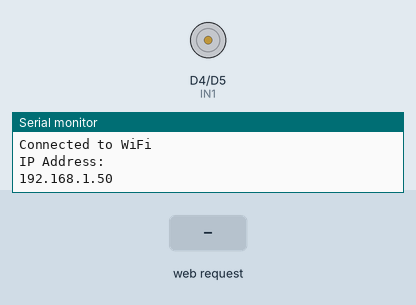
This sketch was run on a simulated ESP8266 (NodeMCU). Shown: motor-driver pin pairs drawn as motors (green arrow = first pin HIGH = forward, orange = second pin HIGH = backward, longer = more drive, scaled by the enable pin), the last lines printed to the serial monitor. The test bench sets the inputs (shaded band). WiFi joins after 1.5 s; servers stay silent unless stated.

Above: at 3.2 s.
3.3 s: HTTP request GET /control?command=tien received
At 3.7 s:
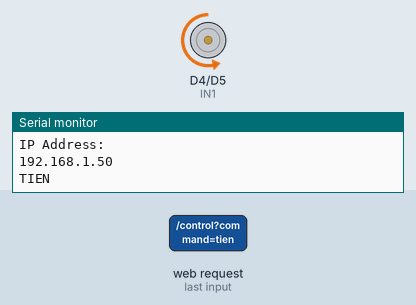
4.8 s: HTTP request GET /control?command=lui received
At 6.0 s:
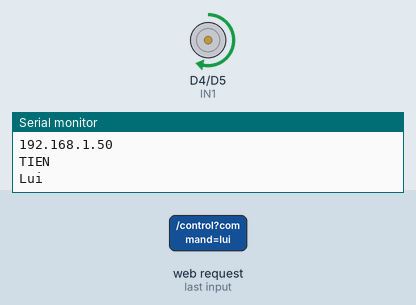
6.3 s: HTTP request GET /control?command=dung received
At 7.2 s:
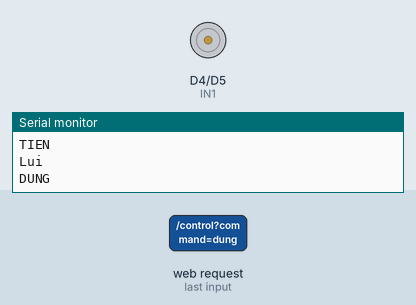
Timing chart, 0 to 9.3 s (numbered marks = the images above; inputs shaded):
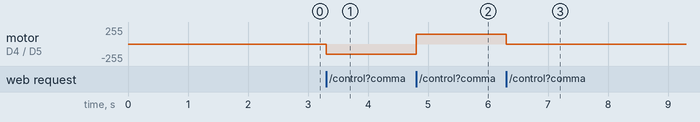

Measured:
- after the input at 3.3 s, motor on D4 (IN1) / D5 (IN2): stopped → backward 150/255 at once
- after the input at 4.8 s, motor on D4 (IN1) / D5 (IN2): backward 150/255 → forward 150/255 at once
- after the input at 6.3 s, motor on D4 (IN1) / D5 (IN2): forward 150/255 → stopped at once

The sketch:

DC_wifi.ino
```cpp
#include <ESP8266WiFi.h>
#include <ESP8266WebServer.h>

ESP8266WebServer server(80);

const char* ssid = "Linh";
const char* password = "0901176132@";

const int ENA = D6;
const int IN1 = D4;
const int IN2 = D5;

String command;

int speedMotor = 150;

void setup() {
  pinMode(ENA, OUTPUT);
  pinMode(IN1, OUTPUT);
  pinMode(IN2, OUTPUT);

  Serial.begin(9600);

  connectWiFi();

  server.on("/", HTTP_handleRoot);
  server.on("/control", HTTP_handleControl);
  server.begin();
}

void loop() {
  server.handleClient();
}

void tien() {
  digitalWrite(IN1, LOW);
  digitalWrite(IN2, HIGH);
  analogWrite(ENA, speedMotor);

  Serial.println("TIEN");
}

void lui() {
  digitalWrite(IN1, HIGH);
  digitalWrite(IN2, LOW);
  analogWrite(ENA, speedMotor);

  Serial.println("Lui");
}

void dung() {
  digitalWrite(IN1, LOW);
  digitalWrite(IN2, LOW);
  analogWrite(ENA, 0);

  Serial.println("DUNG");
}

void HTTP_handleRoot() {
  String page ="<html><head><title>DC Control</title></head><body>"
               "<h1>DC CONTROL</h1>"
               "<form id='controlForm'>"
               "<button type='button' onclick='sendCommand(\"tien\")'>Forward</button>"
               "<button type='button' onclick='sendCommand(\"lui\")'>Backward</button>"
               "<button type='button' onclick='sendCommand(\"dung\")'>Stop</button>"
               "<br><br>"
               "<label for='speed'>SPEED:</label>"
               "<input type='range' id='speed' name='speed' min='50' max='550' value='" + String(speedMotor) + "' onchange='updateSpeedDisplay(this.value)'>"
               "<span id='speedDisplay'>" + String(speedMotor) + "</span>"
               "<br><br>"
               "<input type='button' value='Apply' onclick='sendSpeed()'>"
               "</form>"
               "<script>"
               "function sendCommand(command) {"
               "  var xhr = new XMLHttpRequest();"
               "  xhr.open('GET', '/control?command=' + command, true);"
               "  xhr.send();"
               "}"
               "function updateSpeedDisplay(value) {"
               "  document.getElementById('speedDisplay').innerText = value;"
               "}"
               "function sendSpeed() {"
               "  var speedValue = document.getElementById('speed').value;"
               "  var xhr = new XMLHttpRequest();"
               "  xhr.open('GET', '/control?command=apply&speed=' + speedValue, true);"
               "  xhr.send();"
               "}"
               "</script>"
               "</body></html>";
  server.send(200, "text/html", page);
}


void HTTP_handleControl() {
  command = server.arg("command");

  if (command == "tien") {
    tien();
  } else if (command == "lui") {
    lui();
  } else if (command == "dung") {
    dung();
  } else if (command == "apply") {
    if (server.hasArg("speed")) {
      speedMotor = server.arg("speed").toInt();
      Serial.print("New Speed: ");
      Serial.println(speedMotor);
    }
  }

  server.send(200, "text/html", "<html><body><h1>Command Received</h1></body></html>");
}

void connectWiFi() {
    Serial.println("Connecting to WiFi");
    WiFi.begin(ssid, password);

    while (WiFi.status() != WL_CONNECTED) {
        delay(1000);
        Serial.println("Connecting...");
    }

    Serial.println("Connected to WiFi");
    Serial.println("IP Address: ");
    Serial.println(WiFi.localIP());
}
```
